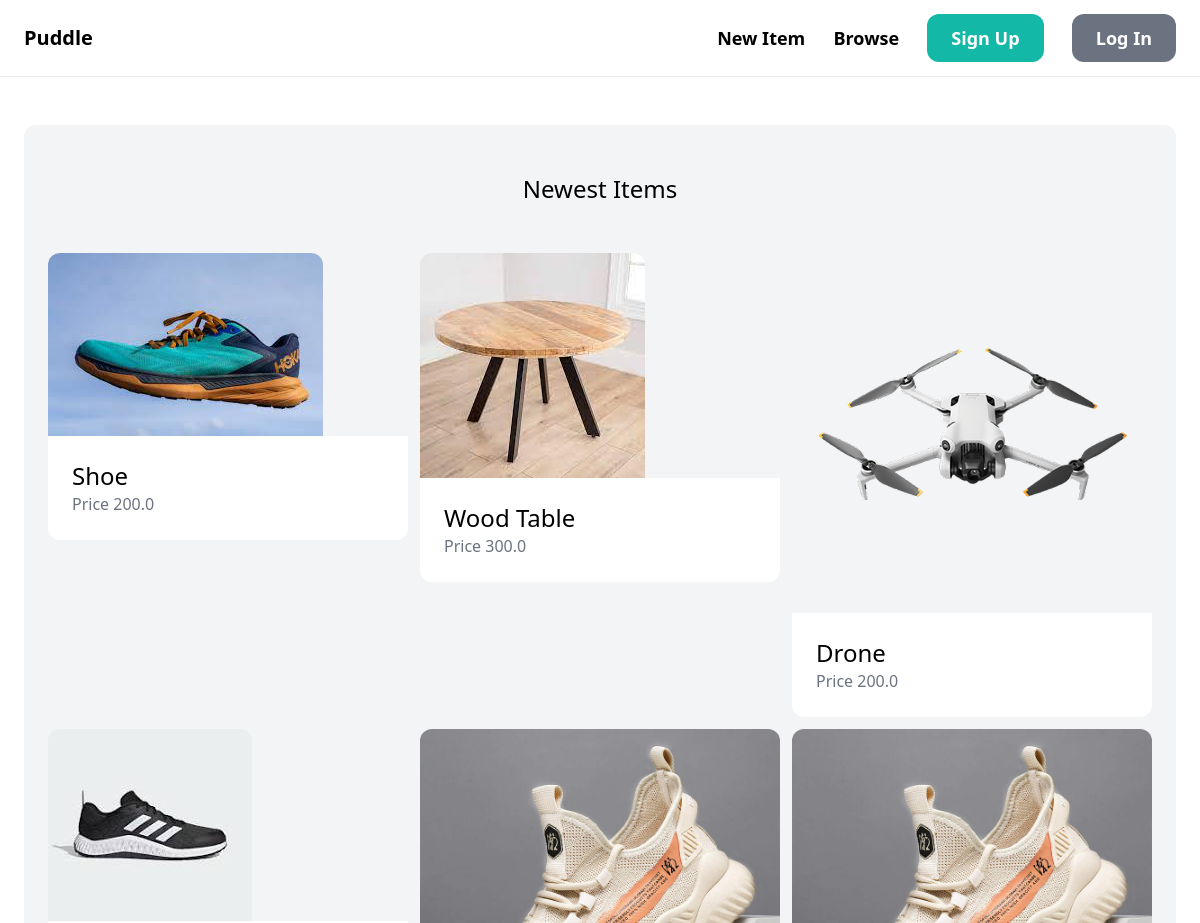
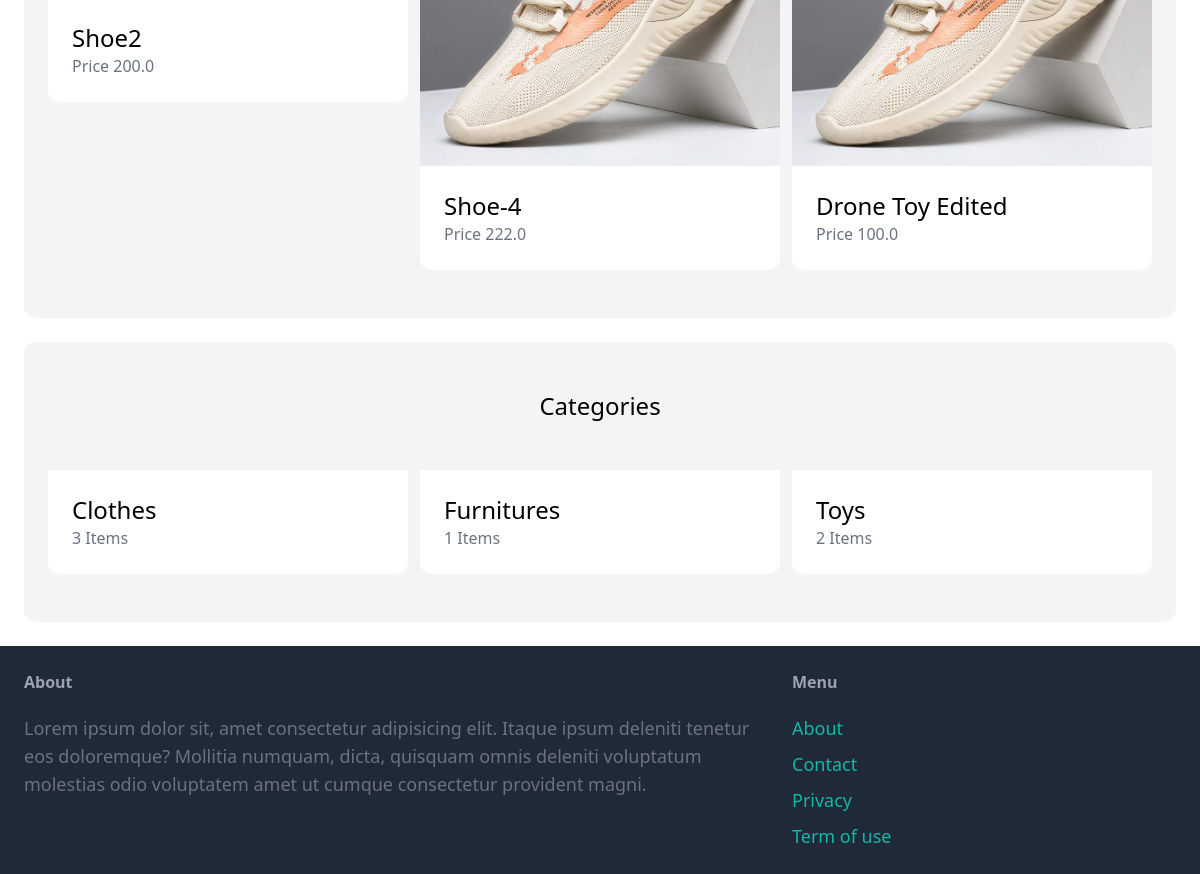
The page / on the database its author committed (2 pictures, top to bottom).
### item/models.py (models this page shows, shortened)
class Item(models.Model):
      name = models.CharField(max_length=255)
      category = models.ForeignKey(Category,related_name='items',on_delete=models.CASCADE)
      description = models.TextField(blank=True,null=True)
      price = models.FloatField()
      image = models.ImageField(upload_to="item_images",blank=True,null=True)
      is_sold = models.BooleanField(default=False)
      created_by = models.ForeignKey(User,related_name='items',on_delete=models.CASCADE)
      created_at = models.DateTimeField(auto_now_add=True)

class Category(models.Model):
    name = models.CharField(max_length=255)
    class Meta:
        ordering=('name',)
        verbose_name_plural="Categories"

### core/views.py (the view)
# urls.py: path('',views.index,name='index'),
def index(request):
    items = Item.objects.filter(is_sold=False)[0:6]
    categories =Category.objects.all()
    template = loader.get_template('core/index.html')
    return HttpResponse(template.render({"items":items,"categories":categories},request))

### core/templates/core/index.html (shortened to what this page needs)
{% extends 'core/base.html' %}
{% block content %}
<div class='mt-6 px-6 py-12 bg-gray-100 rounded-xl'>
    <h2 class='mb-12 text-2xl text-center'>Newest Items</h2>
    <div class='grid grid-cols-3 gap-3'>
        {% for item in items %}
        <div>
            <a href="{% url 'item:detail' item.id %}">
                <div>
                    {% if item.image %}
                    <img src="{{item.image.url}}" class='rounded-t-xl'>
                    {% endif %}
                </div>
                <div class="p-6 bg-white rounded-b-xl">
                    <h2 class="text-2xl">{{ item.name }}</h2>
                    <p class='text-gray-500'>Price {{ item.price }}</p>
                </div>
            </a>
        </div>
        {% endfor %}
    </div>
</div>
<div class='mt-6 px-6 py-12 bg-gray-100 rounded-xl'>
    <h2 class='mb-12 text-2xl text-center'>Categories</h2>
    <div class='grid grid-cols-3 gap-3'>
        {% for category in categories %}
        <div>
            <a href="#">
                <div class="p-6 bg-white rounded-b-xl">
                    <h2 class="text-2xl">{{ category.name }}</h2>
                    <p class='text-gray-500'> {{ category.items.count }} Items </p>
                </div>
            </a>
        </div>
        {% endfor %}
    </div>
</div>
{% endblock %}

### core/templates/core/base.html (shortened to what this page needs)
<!DOCTYPE html>
<html lang="en">
<head>
    <script src="https://cdn.tailwindcss.com"></script>
</head>
<body>
    <nav class="px-6 py-6 flex justify-between items-center border-b border-gray-200">
        <a href="/" class="text-xl font-semibold">Puddle</a>
        <div class="space-x-6">
            <a href="{% url 'item:new' %}" class="text-lg font-semibold hover:text-gray-500">New Item</a>
            <a href="{% url 'item:items' %}" class="text-lg font-semibold hover:text-gray-500">Browse</a>
            {% if user.is_authenticated %}
            <a href="{% url 'conversation:inbox' %}" class="px-6 py-3 text-lg font-semibold bg-teal-500 text-white rounded-xl hover:bg-teal-700">Inbox</a>
            <a href="{% url 'dashboard:index' %}" class="px-6 py-3 text-lg font-semibold bg-gray-500 text-white rounded-xl hover:bg-gray-700">Dashboard</a>
            <a href="{% url 'core:signup' %}" class="px-6 py-3 text-lg font-semibold bg-red-500 text-white rounded-xl hover:bg-red-700">Log Out</a>
            {% else %}
                <a href="{% url 'core:signup' %}" class="px-6 py-3 text-lg font-semibold bg-teal-500 text-white rounded-xl hover:bg-teal-700">Sign Up</a>
                <a href="{% url 'core:login' %}" class="px-6 py-3 text-lg font-semibold bg-gray-500 text-white rounded-xl hover:bg-gray-700">Log In</a>
            {% endif %}
        </div>
    </nav>
    <div class="px-6 py-6">
        {% block content %}
        {% endblock %}
    </div>
    <footer class="px-6 py-6 flex justify-between bg-gray-800">
        <div class="w-2/3 pr-10">
            <h1 class="mb-5 font-semibold text-gray-400">About</h1>
            <p class="text-lg text-gray-500">Lorem ipsum dolor sit, amet consectetur adipisicing elit.
                 Itaque ipsum deleniti tenetur eos doloremque? Mollitia numquam, dicta, quisquam omnis
                 deleniti voluptatum molestias odio voluptatem amet ut cumque consectetur provident magni.
            </p>
        </div>
        <div class="w-1/3">
            <h1 class="mb-5 font-semibold text-gray-400">Menu</h1>
            <ul class="space-y-2">
                <li>
                    <a href="" class="text-lg text-teal-500 hover:text-teal-700">About</a>
                </li>
                <li>
                    <a href="{% url 'core:contact' %}" class="text-lg text-teal-500 hover:text-teal-700">Contact</a>
                </li>
                <li>
                    <a href="" class="text-lg text-teal-500 hover:text-teal-700">Privacy</a>
                </li>
                <li>
                    <a href="" class="text-lg text-teal-500 hover:text-teal-700">Term of use</a>
                </li>
            </ul>
        </div>
    </footer>
</body>
</html>

### rows shown on the page
Item: image (picture), name "Shoe", price "200.0"
Item: image (picture), name "Wood Table", price "300.0"
Item: image (picture), name "Drone", price "200.0"
Item: image (picture), name "Shoe2", price "200.0"
Item: image (picture), name "Shoe-4", price "222.0"
Item: image (picture), name "Drone Toy Edited", price "100.0"
Category: name "Clothes", items.count "3"
Category: name "Furnitures", items.count "1"
Category: name "Toys", items.count "2"
